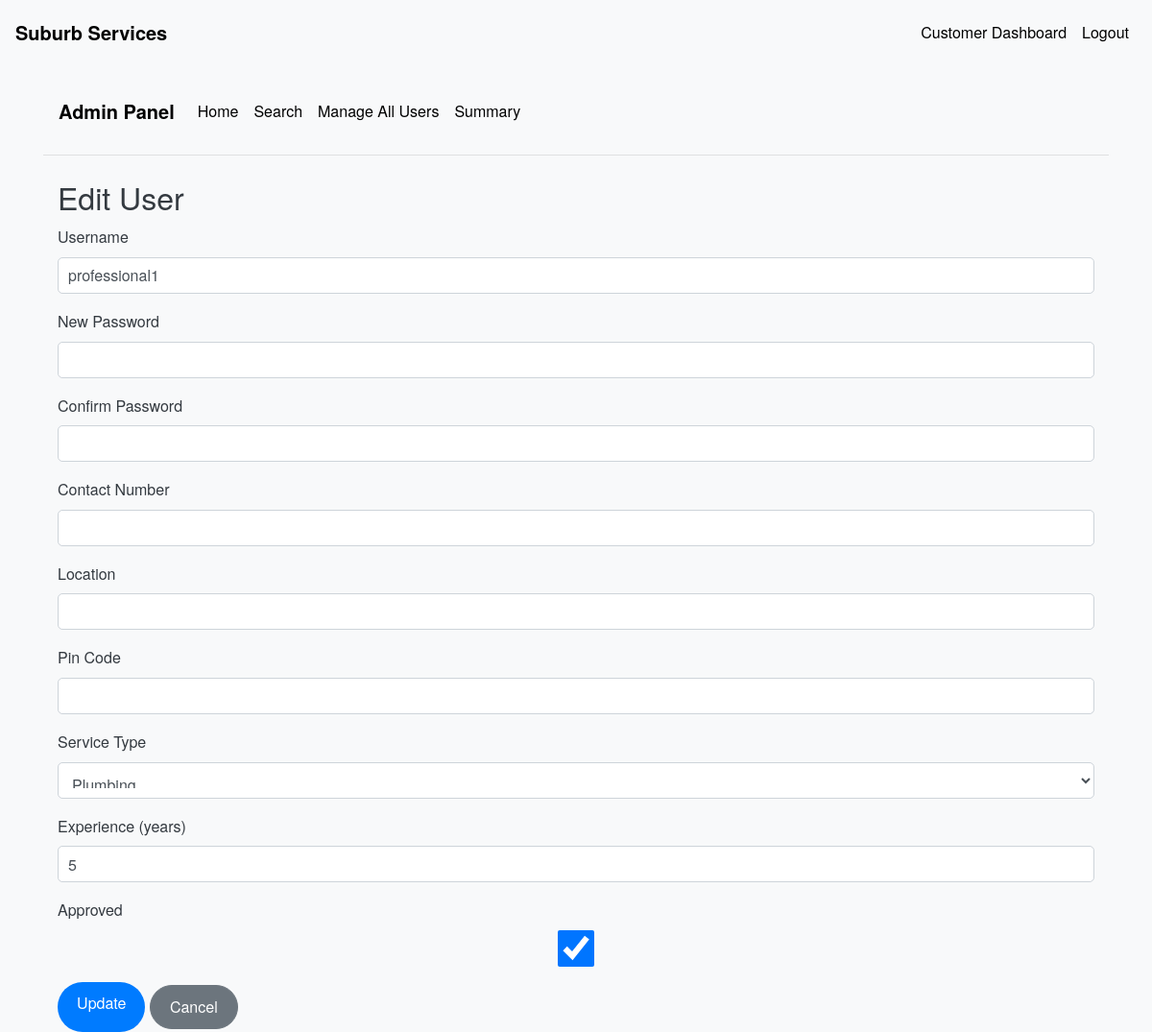
/admin/edit_user/3 (signed in), run on the app's committed database.
### models.py (models this page shows, shortened)
class User(UserMixin, db.Model):
    __tablename__ = 'users'
    id = db.Column(db.Integer, primary_key=True)
    username = db.Column(db.String(100), unique=True, nullable=False)
    password = db.Column(db.String(128), nullable=False)
    role = db.Column(db.String(20), nullable=False)
    is_active = db.Column(db.Boolean, default=True)
    date_created = db.Column(db.DateTime, default=datetime.utcnow)
    date_completed = db.Column(db.DateTime)
    contact_number = db.Column(db.String(15), nullable=True)
    location = db.Column(db.String(255), nullable=True)
    pin_code = db.Column(db.String(10), nullable=True)
    is_approved = db.Column(db.Boolean, default=False)
    service_type = db.Column(db.String(100))
    experience = db.Column(db.Integer)
    resume_filename = db.Column(db.String(200))
    approval_status = db.Column(db.String(50), default='pending')
    customer_service_requests = db.relationship('ServiceRequest', backref='customer', foreign_keys='ServiceRequest.customer_id', lazy='dynamic')
    professional_service_requests = db.relationship('ServiceRequest', backref='professional', foreign_keys='ServiceRequest.professional_id', lazy='dynamic')

### routes.py (the view, shortened to what this page needs)
@app.route('/admin/edit_user/<int:user_id>', methods=['GET', 'POST'])
@login_required
def edit_user(user_id):
    user = User.query.get_or_404(user_id)
    form = EditUserForm(obj=user)
    services = Service.query.all()
    form.service_type.choices = [(service.name, service.name) for service in services]
    if user.role == 'professional':
        form.service_type.validators = [DataRequired()]
        form.experience.validators = [DataRequired()]
    else:
        form.service_type.validators = [Optional()]
        form.experience.validators = [Optional()]
    form.is_approved.data = (user.approval_status == 'approved')
    return render_template('edit_user.html', form=form, user=user)

### forms.py
class EditUserForm(FlaskForm):
    username = StringField('Username', validators=[DataRequired(), Length(min=2, max=20)])
    password = PasswordField('New Password', validators=[Optional()])
    confirm_password = PasswordField('Confirm Password', validators=[EqualTo('password', message='Passwords must match'), Optional()])
    contact_number = StringField('Contact Number', validators=[
        DataRequired(),
        Regexp(r'^\+?\d{10,15}$', message='Enter a valid contact number.')
    ])
    location = StringField('Location', validators=[DataRequired(), Length(max=255)])
    pin_code = StringField('Pin Code', validators=[
        DataRequired(),
        Regexp(r'^\d{4,10}$', message='Enter a valid pin code.')
    ])
    service_type = SelectField('Service Type', choices=[], validators=[Optional()])
    experience = IntegerField('Experience (years)', validators=[Optional()])
    is_approved = BooleanField('Approved', validators=[Optional()])
    submit = SubmitField('Update')

### app.py (called while the page is built)
@login_manager.user_loader
def load_user(user_id):
    return User.query.get(int(user_id))

### templates/edit_user.html (shortened to what this page needs)
{% extends 'base.html' %}
{% block content %}
<nav class="navbar navbar-expand-lg navbar-light bg-light">
    <a class="navbar-brand" href="{{ url_for('admin_dashboard') }}">Admin Panel</a>
    <div class="collapse navbar-collapse" id="navbarNav">
        <ul class="navbar-nav">
            <li class="nav-item {% if request.endpoint == 'admin_dashboard' %}active{% endif %}">
                <a class="nav-link" href="{{ url_for('admin_dashboard') }}">Home</a>
            </li>
            <li class="nav-item {% if request.endpoint == 'admin_search' %}active{% endif %}">
                <a class="nav-link" href="{{ url_for('admin_search') }}">Search</a>
            </li>
            <li class="nav-item {% if request.endpoint == 'manage_users' %}active{% endif %}">
                <a class="nav-link" href="{{ url_for('manage_users') }}">Manage All Users</a>
            </li>
            <li class="nav-item {% if request.endpoint == 'admin_summary' %}active{% endif %}">
                <a class="nav-link" href="{{ url_for('admin_summary') }}">Summary</a>
            </li>
        </ul>
    </div>
</nav>
<hr>
<div class="container mt-4">
    <h2>Edit User</h2>
    <form method="POST" action="{{ url_for('edit_user', user_id=user.id) }}">
        <div class="form-group">
            {{ form.username.label }}
            {{ form.username(class_="form-control") }}
        </div>
        <div class="form-group">
            {{ form.password.label }}
            {{ form.password(class_="form-control") }}
        </div>
        <div class="form-group">
            {{ form.confirm_password.label }}
            {{ form.confirm_password(class_="form-control") }}
        </div>
        <div class="form-group">
            {{ form.contact_number.label }}
            {{ form.contact_number(class_="form-control") }}
        </div>
        <div class="form-group">
            {{ form.location.label }}
            {{ form.location(class_="form-control") }}
        </div>
        <div class="form-group">
            {{ form.pin_code.label }}
            {{ form.pin_code(class_="form-control") }}
        </div>
        {% if user.role == 'professional' %}
        <div class="form-group">
            {{ form.service_type.label }}
            {{ form.service_type(class_="form-control") }}
        </div>
        <div class="form-group">
            {{ form.experience.label }}
            {{ form.experience(class_="form-control") }}
        </div>
            <div class="form-group">
                {{ form.is_approved.label }}
                {{ form.is_approved(class_='form-control') }}
            </div>
        {% endif %}
        <button type="submit" class="btn btn-primary">{{ form.submit.label }}</button>
        <a href="{{ url_for('admin_dashboard') }}" class="btn btn-secondary">Cancel</a>
    </form>
</div>
{% endblock %}

### static/css/styles.css (style rules this page uses)
body { padding-top: 5px; font-family: 'Helvetica Neue', Arial, sans-serif; background-color: #f8f9fa; color: #343a40; line-height: 1.6; }
.navbar { background-color: #343a40; }
.navbar-brand { font-weight: bold; color: #000000 !important; }
.nav-link { color: #000000 !important; }
.btn { border-radius: 50px; padding: 10px 20px; transition: background-color 0.3s ease, color 0.3s ease; }
.btn-primary { background-color: #007bff; border: none; }
.form-control { border-radius: 5px; padding: 10px; border: 1px solid #ced4da; transition: border-color 0.3s ease; }
h1, h2, h3, h4, h5, h6 { font-weight: 300; margin-top: 20px; margin-bottom: 10px; }
.container { margin-top: 50px; }

### data on the page
User: username "professional1", service_type "Plumbing", experience "5", is_approved.label "Approved", is_approved "☑"
